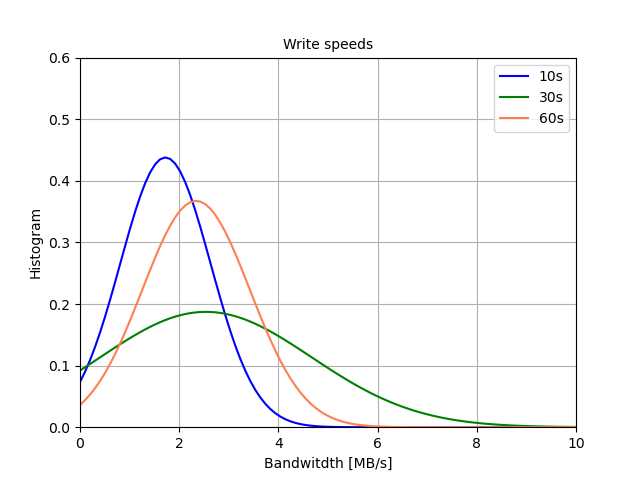

This chart was generated by the following Python code:
import matplotlib.pyplot as plt
import scipy.stats
import numpy as np


x_min = 0.0
x_max = 10

mean_10 = 1.72206
std_10 = 0.910963

mean_30 = 2.53869
std_30 = 2.13052

mean_60 = 2.3401
std_60 = 1.08597

x = np.linspace(x_min, x_max, 100)

y_10 = scipy.stats.norm.pdf(x,mean_10,std_10)
y_30 = scipy.stats.norm.pdf(x,mean_30,std_30)
y_60 = scipy.stats.norm.pdf(x,mean_60,std_60)

fig = plt.figure()
ax = plt.subplot(111)

ax.plot(x, y_10, label='10s', color='blue')
ax.plot(x, y_30, label='30s', color='green')
ax.plot(x, y_60, label='60s', color='coral')

plt.grid()

plt.xlim(x_min,x_max)
plt.ylim(0,0.6)

plt.title('Write speeds',fontsize=10)
ax.legend()

plt.xlabel('Bandwitdth [MB/s]')
plt.ylabel('Histogram')

plt.savefig("Write_Bandwidth.png")
plt.show()